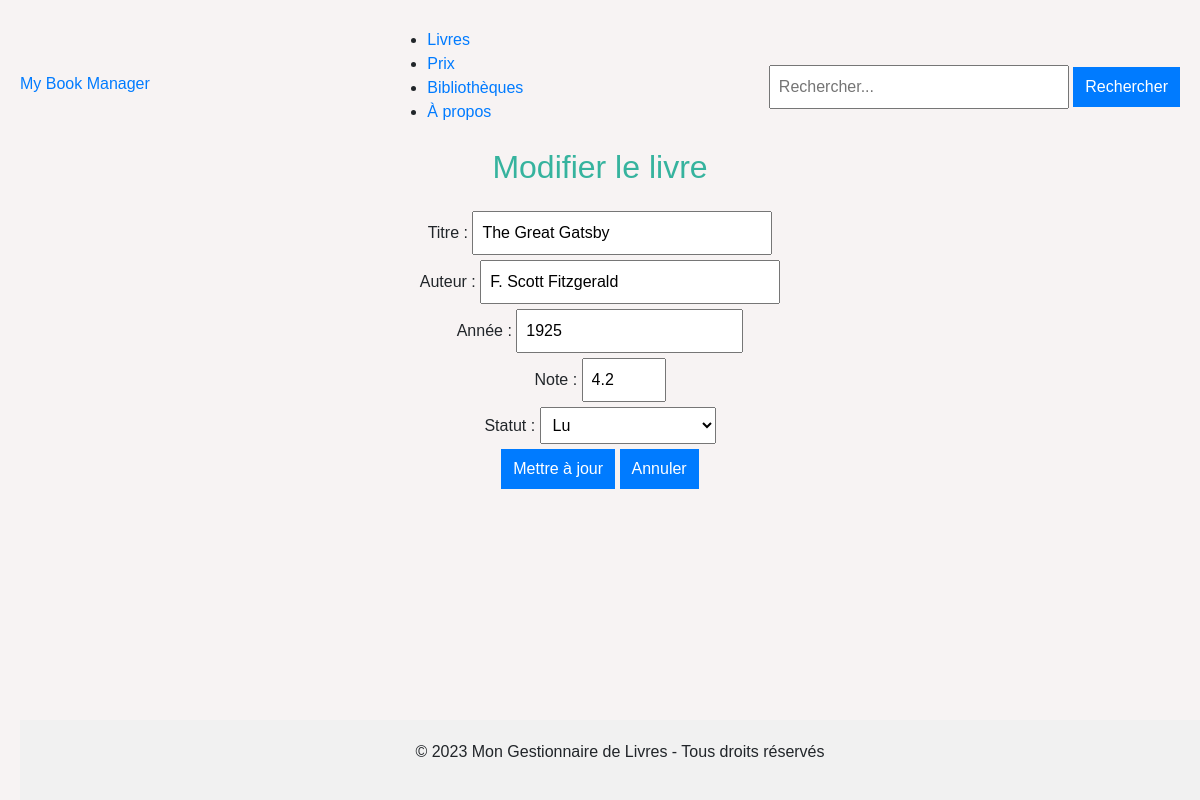
Page /books/edit/1 on the committed database.
### tables this page shows
CREATE TABLE books(
                   id INTEGER PRIMARY KEY AUTOINCREMENT,
                   title TXT NOT NULL,
                   author TXT NOT NULL,
                   year INTEGER,
                   rating REAL,
                   status TXT NOT NULL
                   );

### app.py (the view, shortened to what this page needs)
@app.route('/books/edit/<int:id>', methods=['GET', 'POST'])
def edit_book(id):
    book = execute_query('SELECT * FROM books WHERE id = ?', (id,), fetch_all=True)
    if book:
        return render_template('books/edit_book.html', book=book[0])
    return "Livre non trouvé", 404

### app.py (called while the page is built)
def get_db_connection():
    db = getattr(g, '_database', None)
    if db is None:
        db = g._database = sqlite3.connect(DATABASE)
        db.row_factory = sqlite3.Row
    return db

@app.teardown_appcontext
def close_connection(exception):
    db = getattr(g, '_database', None)
    if db is not None:
        db.close()

def execute_query(query, params=None, fetch_all=False):
    conn = get_db_connection()
    cursor = conn.cursor()
    try:
        if params:
            cursor.execute(query, params)
        else:
            cursor.execute(query)
        if fetch_all:
            return cursor.fetchall()
        conn.commit()
        return True
    except sqlite3.Error as e:
        print(f"Erreur lors de l'exécution de la requête : {e}")
        conn.rollback()
        return False

### templates/books/edit_book.html (shortened to what this page needs)
{% extends 'layout.html' %}
{% block content %}
    <h2>Modifier le livre</h2>
    <form method="POST">
        <div>
            <label for="title">Titre :</label>
            <input type="text" id="title" name="title" value="{{ book.title }}" required>
        </div>
        <div>
            <label for="author">Auteur :</label>
            <input type="text" id="author" name="author" value="{{ book.author }}" required>
        </div>
        <div>
            <label for="year">Année :</label>
            <input type="number" id="year" name="year" value="{{ book.year }}">
        </div>
        <div>
            <label for="rating">Note :</label>
            <input type="number" step="0.1" id="rating" name="rating" value="{{ book.rating }}" min="0" max="5">
        </div>
        <div>
            <label for="status">Statut :</label>
            <select id="status" name="status" required>
                <option value="read" {% if book.status == 'read' %}selected{% endif %}>Lu</option>
            </select>
        </div>
        <div class="form-actions">
            <button type="submit">Mettre à jour</button>
            <a href="{{ url_for('list_books') }}">
                <button type="button">Annuler</button>
            </a>
        </div>
    </form>
{% endblock %}

### static/style.css (style rules this page uses)
body { font-family: Arial, sans-serif; background-color: #f7f3f3; margin: 20px; }
h2 { color: #36b39e; text-align: center; }
a { color: #007BFF; text-decoration: none; }
button, input, select { font-size: 1em; padding: 8px; margin-top: 5px; }
form { text-align: center; margin: 20px 0; }
input[type="text"] { width: 300px; padding: 8px; font-size: 16px; }
button { padding: 8px 12px; font-size: 16px; background-color: #007BFF; color: white; border: none; cursor: pointer; }

### rows in the picture
books: title "The Great Gatsby", author "F. Scott Fitzgerald", year "1925", rating "4.2", status "Lu"
